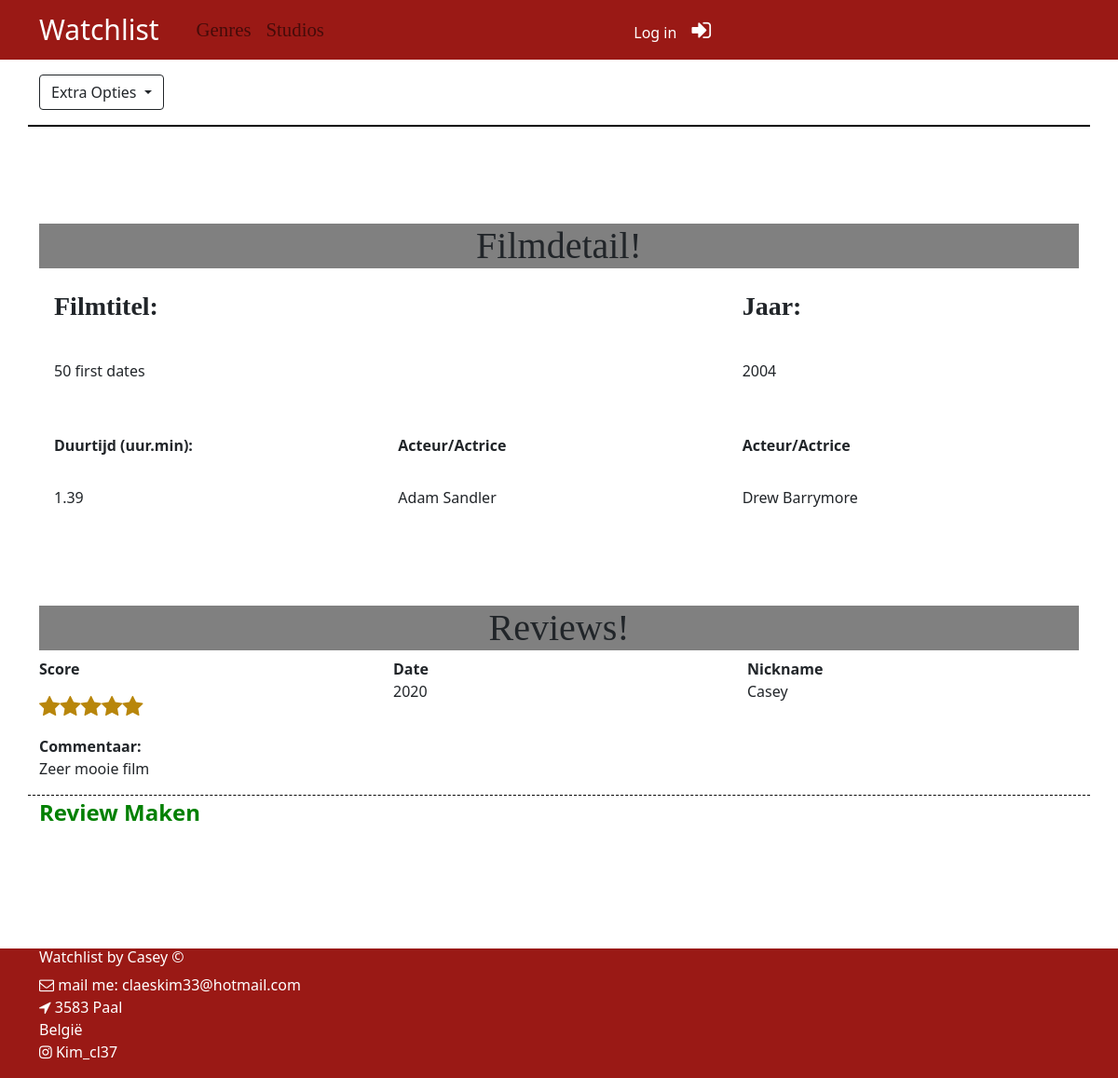
Screenshot of /filmdetail.php?id=8 with the database file from the repository.
### tables this page shows
CREATE TABLE IF NOT EXISTS `Films` (
  `filmId` INT NOT NULL AUTO_INCREMENT,
  `naam` VARCHAR(45) NOT NULL,
  `jaar` YEAR NOT NULL,
  `duurtijd` VARCHAR (10) NOT NULL,
  `hoofdacteur` VARCHAR(45) NOT NULL,
  `hoofdactrice` VARCHAR (45) NOT NULL,
  `gezien` TINYINT(1) NOT NULL DEFAULT 0,
  PRIMARY KEY (`filmId`));

CREATE TABLE IF NOT EXISTS `Reviews` (
  `ReviewId` INT NOT NULL AUTO_INCREMENT,
  `nickname` VARCHAR(45) NOT NULL,
  `score` INT NOT NULL,
  `commentaar` VARCHAR(255) NULL,
  `datum` YEAR NOT NULL,
  `filmId` INT NOT NULL,
  PRIMARY KEY (`ReviewId`),
  INDEX `fk_Reviews_Films1_idx` (`filmId` ASC),
  CONSTRAINT `fk_Reviews_Films1`
    FOREIGN KEY (`filmId`)
    REFERENCES `Films` (`filmId`)
    ON DELETE NO ACTION
    ON UPDATE NO ACTION);

### filmdetail.php (called while the page is built, shortened)
<?php
require_once __DIR__.'/entities/Film.php';
require_once __DIR__.'/business/FilmService.php';
require_once __DIR__.'/business/ReviewService.php';
$filmService = new FilmService();
$reviewService = new ReviewService();
if (isset($_GET["id"])) {
    $filmId = (int) $_GET["id"];
    $film = $filmService->getFilmById($filmId);
    $reviews = $reviewService->getFilmsReviews($filmId);
}
require_once __DIR__.'/presentation//filmdetail.php';

### Data/FilmDAO.php (called while the page is built, shortened)
<?php
require_once __DIR__.'/../entities/Film.php';
class FilmDAO {
    public function getById(int $id) {
        $sql = "select filmId, naam, jaar, duurtijd, hoofdacteur, hoofdactrice, gezien from films where filmId = :id";
        $dbh = new PDO(DBConfig::$DB_CONNSTRING,DBConfig::$DB_USERNAME, DBConfig::$DB_PASSWORD);
        $stmt = $dbh->prepare($sql);
        $stmt->execute(array(':id' => $id));
        $rij = $stmt->fetch(PDO::FETCH_ASSOC);
        $film = new Film((int)$rij["filmId"], (string)$rij["naam"], $rij["jaar"], (string)$rij["duurtijd"], (string)$rij["hoofdacteur"], (string)$rij["hoofdactrice"], (bool)$rij["gezien"]);
        return $film;
    }
}

### Data/ReviewDAO.php (called while the page is built, shortened)
<?php
require_once __DIR__.'/DBConfig.php';
require_once __DIR__.'/FilmDAO.php';
require_once __DIR__.'/../entities/review.php';
class ReviewDAO {
    public function getFilmReviews(int $filmId) : ?array {
        $filmDAO = new FilmDAO();
        $film = $filmDAO->getById($filmId);
        $filmId = $film->getId();
        $sql = "select * from reviews where filmId = :id";
        $dbh = new PDO(DBConfig::$DB_CONNSTRING,DBConfig::$DB_USERNAME, DBConfig::$DB_PASSWORD);
        $stmt = $dbh->prepare($sql);
        $stmt->execute(array(':id' => $filmId));
        $reviews = [];
        while (($result = $stmt->fetch(PDO::FETCH_ASSOC)) !== false) {
            $reviewId = (int) $result['ReviewId'];
            $nickname = $result['nickname'];
            $score = (int) $result['score'];
            $commentaar = $result['commentaar'];
            $datum = $result['datum'];
            $filmId = (int) $result['filmId'];
            $review = new Review($reviewId, $nickname, $score, $commentaar, $datum, $filmId);
            $reviews[] = $review;
        }
        return $reviews;
    }
}

### Business/ReviewService.php (called while the page is built, shortened)
<?php
require_once __DIR__.'/../data/ReviewDAO.php';
class ReviewService
{
    public function getFilmsReviews(int $filmId) : ?array
    {
        $filmreview = new ReviewDAO();
        $reviews = $filmreview->getFilmReviews($filmId);
        return $reviews;
    }
}

### Entities/Film.php (called while the page is built, shortened)
<?php
class Film {
    private int $filmId;
    private string $naam;
    private $date;
    private string $duurtijd;
    private string $hoofdacteur;
    private string $hoofdactrice;
    public function __construct(int $filmId, string $naam, $date, string $duurtijd, string $hoofdacteur, string $hoofdactrice, bool $gezien) {
        $this->filmId = $filmId;
        $this->naam = $naam;
        $this->date = $date;
        $this->duurtijd = $duurtijd;
        $this->hoofdacteur = $hoofdacteur;
        $this->hoofdactrice = $hoofdactrice;
    }
    public function getId(): int {
        return $this->filmId;
    }
    public function getNaam() : string {
        return $this->naam;
    }
    public function getJaar() : string {
        return $this->date;
    }
    public function getDuurtijd(): string {
        return $this->duurtijd;
    }
    public function getHoofdacteur(): string {
        return $this->hoofdacteur;
    }
    public function getHoofdactrice(): string {
        return $this->hoofdactrice;
    }
}

### Business/FilmService.php (called while the page is built, shortened)
<?php
require_once __DIR__.'/../Data/FilmDAO.php';
class FilmService {
    public function getFilmById(int $id) {
        $filmDAO = new FilmDAO();
        return $filmDAO->getById($id);
    }
}

### Entities/review.php (called while the page is built, shortened)
<?php
class Review {
    private string $nickname;
    private int $score;
    private string $commentaar;
    private $date;
    public function __construct(int $reviewId, string $nickname, int $score, string $commentaar, $date, int $filmId) {
        $this->nickname = $nickname;
        $this->score = $score;
        $this->commentaar = $commentaar;
        $this->date = $date;
    }
    public function getNickname() : string {
        return $this->nickname;
    }
    public function getScore() : int {
        return $this->score;
    }
    public function getCommentaar() : string {
        return $this->commentaar;
    }
    public function getDate() : string {
        return $this->date;
    }
}

### Presentation/filmdetail.php (the view, shortened to what this page needs)
<?php
require_once 'header.php';
echo "<link rel='stylesheet' type='text/css' href='presentation/css/index.css' />";
?>
<br>
<div class="container" id="filmdetail">
  <h1>Filmdetail!</h1>
    <div class="row">
        <div class="col-md-8"><h3><b>Filmtitel:</b></h3></div>
        <div class="col-6 col-md-4"><h3><b>Jaar:</b></h3></div>
    </div>
    <div class="row">
        <div class="col-md-8"><?php print($film->getNaam());?></div>
        <div class="col-6 col-md-4"><?php print($film->getJaar());?></div>
    </div>
    <br>
    <div class="row">
        <div class="col-6 col-md-4"><b>Duurtijd (uur.min):</b></div>
        <div class="col-6 col-md-4"><b>Acteur/Actrice</b></div>
        <div class="col-6 col-md-4"><b>Acteur/Actrice</b></div>
    </div>
    <div class="row">
        <div class="col-6 col-md-4"><?php print(number_format ($film->getDuurtijd(), 2));?></div>
        <div class="col-6 col-md-4"><?php print($film->getHoofdacteur());?></div>
        <div class="col-6 col-md-4"><?php print($film->getHoofdactrice());?></div>
    </div>
    <div class="row">
    </div>
    <div class="row">
    </div>
    <br>
  <h1>Reviews!</h1>
    <div class="test">
      <?php if ((isset($reviews)) && (count($reviews) > 0)) :  ?>
          <?php foreach ($reviews as $review) : ?>
            <div class="row">
              <div class="col-4"><b>Score</b>
                <p>
                  <?php if ($review->getScore() == 5) { ?>
                    <p><i class="fa fa-star"></i><i class="fa fa-star"></i><i class="fa fa-star"></i><i class="fa fa-star"></i><i class="fa fa-star"></i></p>
                    <?php
                  } elseif ($review->getScore() == 4) { ?>
                    <p><i class="fa fa-star"></i><i class="fa fa-star"></i><i class="fa fa-star"></i><i class="fa fa-star"></i></p>
                    <?php
                  } elseif ($review->getScore() == 3) { ?>
                    <p><i class="fa fa-star"></i><i class="fa fa-star"></i><i class="fa fa-star"></i></p>
                    <?php
                  } elseif ($review->getScore() == 2) { ?>
                    <p><i class="fa fa-star"></i><i class="fa fa-star"></i></p>
                    <?php
                  } elseif ($review->getScore() == 1) { ?>
                    <p><i class="fa fa-star"></i></p>
                    <?php
                  }
                  ?>
                  </p>
              </div>
              <div class="col-4"><b>Date</b>
                <p><?= $review->getDate() ?></p>
            </div>
            <div class="col-4"><b>Nickname</b>
                <p><?= $review->getNickname() ?></p>
            </div>
            </div>
            <div class="row" id="test">
              <div class="col-6"><b>Commentaar:</b>
                <p><?= $review->getCommentaar() ?></p>
              </div>
            </div>
            <?php endforeach; ?>
          <?php else: ?>
            <div>
              <p><b>No reviews posted</b></p>
            </div>
          <?php endif; ?>
          <p class="reviewMaken"><a href="review.php?id=<?php print ($film->getId());?>">Review Maken</a></p>
    </div>
</div>
<?php
require_once 'footer.php';
?>

### Presentation/css/headerfooter.css (style rules this page uses)
a { text-decoration: none; color: white; }

### Presentation/css/index.css (style rules this page uses)
h1, h2, h3, h4, h5 { font-family: 'garamond serif'; }
#filmdetail { margin-top: 3em; margin-bottom: 8em; }
#filmdetail > .row { padding: 1em; }
#filmdetail > h1 { background-color: gray; text-align: center; }
.test > #test { border-bottom: black 1px dashed; }
.fa-star { color: darkgoldenrod; font-size: 1.5em; }
.reviewMaken a { color: green; font-weight: bold; font-size: 1.5em; }

### rows the page displays
films: naam "50 first dates", jaar "2004", duurtijd "1.39", hoofdacteur "Adam Sandler", hoofdactrice "Drew Barrymore"
reviews: score 5 (drawn), datum "2020", nickname "Casey", commentaar "Zeer mooie film"
